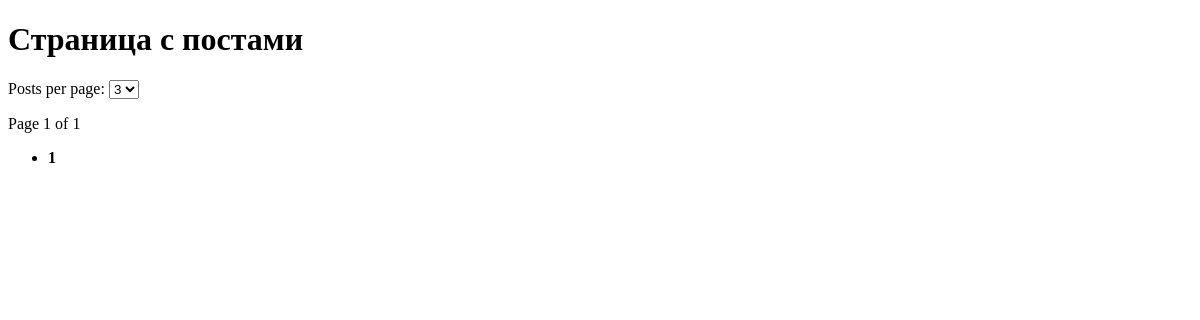
/2?page=2&items_per_page=3, run on an earlier commit of the app's database.
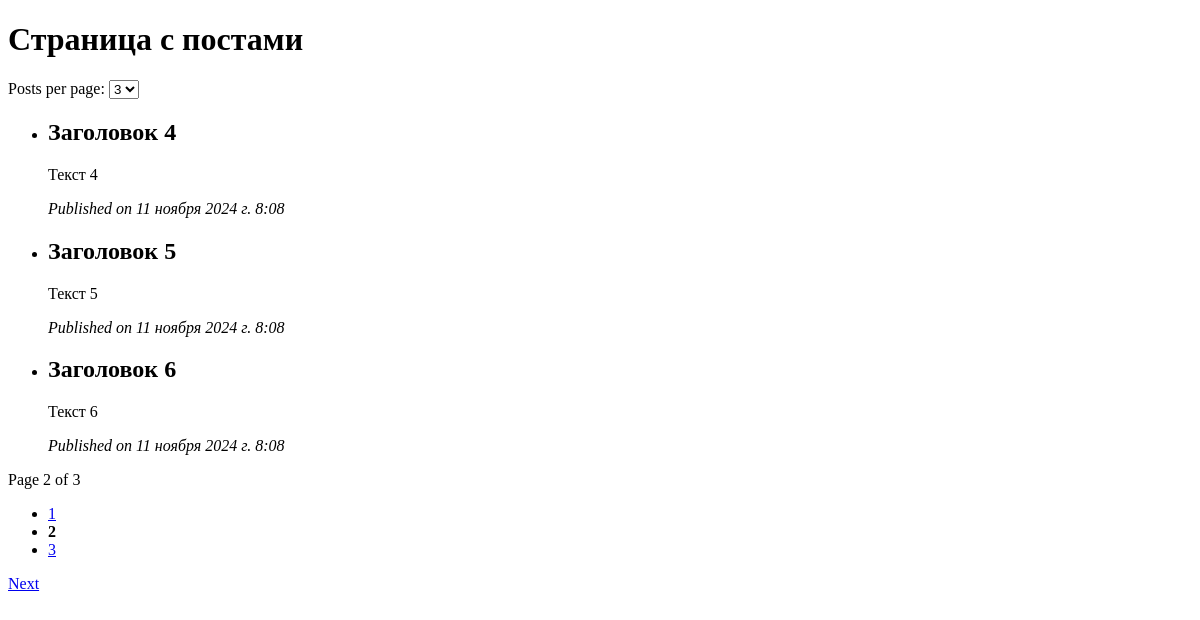
And on a later commit of the database.
### pangination/models.py (models this page shows, shortened)
class Post(models.Model):
    title = models.CharField(max_length=200)
    content = models.TextField()
    created_at = models.DateTimeField(auto_now_add=True)

### pangination/views.py (the view)
# urls.py: path('2', post_list_2),
def post_list_2(request):
    post_list = Post.objects.all().order_by('created_at')
    items_per_page = request.GET.get('items_per_page', 3)  # По умолчанию 5 постов на странице
    paginator = Paginator(post_list, items_per_page)  # Используем выбранное количество постов
    page_number = request.GET.get('page')
    posts = paginator.get_page(page_number)
    return render(request, 'pangination/post_list_2.html', {
        'posts': posts,
        'paginator': paginator,
        'items_per_page': items_per_page
    })

### templates/pangination/post_list_2.html (shortened to what this page needs)
<!DOCTYPE html>
<html lang="en">
<head>
</head>
<body>
    <h1>Страница с постами</h1>
    <form method="GET">
    <label for="items_per_page">Posts per page:</label>
    <select name="items_per_page" id="items_per_page" onchange="this.form.submit()">
        <option value="3" {% if items_per_page == '3' %}selected{% endif %}>3</option>
    </select>
    </form>
    <ul>
        {% for post in posts %}
            <li>
                <h2>{{ post.title }}</h2>
                <p>{{ post.content }}</p>
                <p><em>Published on {{ post.created_at }}</em></p>
            </li>
        {% endfor %}
    </ul>
    <div class="pagination">
        <span>Page {{ posts.number }} of {{ posts.paginator.num_pages }}</span>
        <ul>
            {% for i in posts.paginator.page_range %}
                <li>
                    {% if posts.number == i %}
                        <strong>{{ i }}</strong>
                    {% else %}
                        <a href="?page={{ i }}&items_per_page={{ items_per_page }}">{{ i }}</a>
                    {% endif %}
                </li>
            {% endfor %}
        </ul>
        {% if posts.has_next %}
            <a href="?page={{ posts.next_page_number }}&items_per_page={{ items_per_page }}">Next</a>
        {% endif %}
    </div>
</body>
</html>

What changed in the data, as far as the page shows it:
added Post: title "Заголовок 4", content "Текст 4", created_at "11 ноября 2024 г. 8:08"
added Post: title "Заголовок 5", content "Текст 5", created_at "11 ноября 2024 г. 8:08"
added Post: title "Заголовок 6", content "Текст 6", created_at "11 ноября 2024 г. 8:08"
Also different on the page:
{{ posts.number }}: "1" → "2"
{{ posts.paginator.num_pages }}: "1" → "3"
list line gone: "1"
new list line: "1"
new list line: "2"
new list line: "3"
text now shown: "Next"
